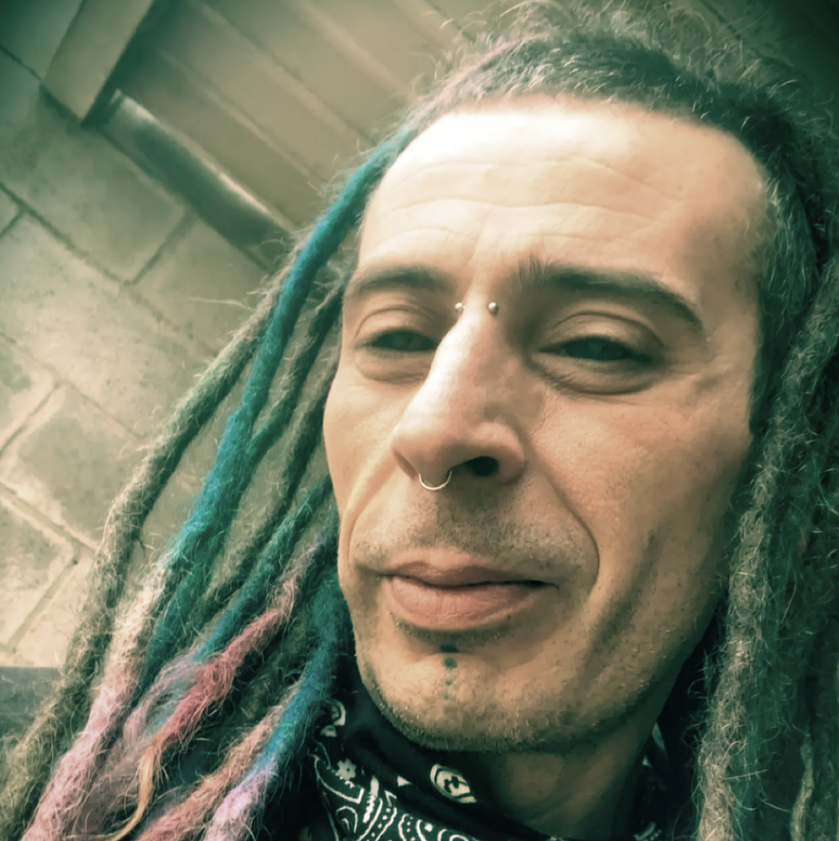
#> input picture media/thumbnail_image0.png, 839 x 841 px, shrunk from 1276 x 1280 before the run
$ python -i colourtextimager.py   (imports and definitions only)
#> lines starting #> are read from the running program, lines starting #| are printed output that depends on the picture
from PIL import Image
import sys
from random import randint


class Process():

    def __init__(self, filename):

#> called with filename = '../media/thumbnail_image0.png'
        self.filename = filename
        print(filename)

        # make image black and white
        image_file = Image.open(filename) # open colour image
#> image_file is the input picture: PIL image 839x841 RGB; mean R, G, B 120.4, 122.9, 100.6
        image_file = image_file.convert('RGBA')
#> image_file: PIL image 839x841 RGBA
        image_file = image_file.convert('1') # convert image to black and white
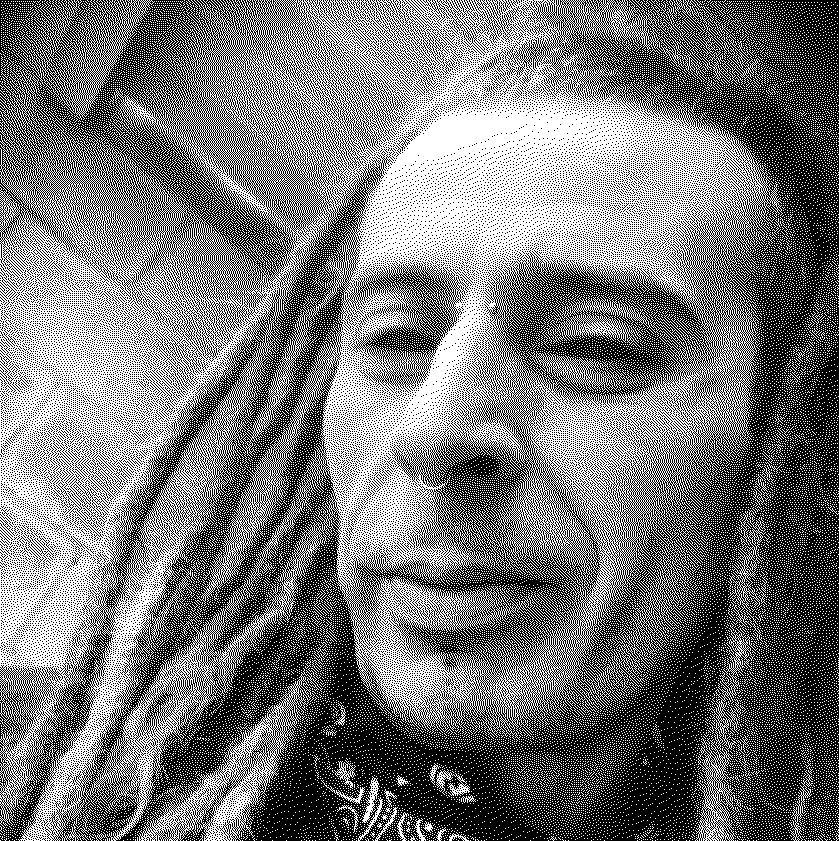
#> image_file: PIL image 839x841 1; 46.7% white in thin lines or dots
        # name the B+W file
        if "/" in filename:
            parts = filename.split("/") # chr(92)
            part1 = parts[0] + "/" + parts[1]
            part2 = "BW_" + parts[2]
            BW_filename = part1 + "/" + part2
        #else:
            #BW_filename = "temp_images/BW_" + filename
        image_file.save(BW_filename)
        image_file.close()
        # save to temp, open from temp
        self.file_name = BW_filename

        # define variables
        self.pixel_chunk = []
        self.line = ""

        # get the B+W image
        self.img = Image.open(self.file_name) #jpg, png, etc.
        # get the colour image
        self.imgCol = Image.open(self.filename)
        self.imgCol = self.imgCol.convert('RGBA')
        #pix = self.img.load()

        # get the dimensions
        (self.boundry_x, self.boundry_y) = self.img.size
#> self.boundry_x = 839; self.boundry_y = 841

        # define increment
        self.increment = int(self.boundry_x / 80)
#> self.increment = 10
        if self.increment < 1:
            self.increment = 1
        self.boundry_x -= 2
#> self.boundry_x = 837
        self.boundry_y -= 2
#> self.boundry_y = 839
        # define start and end of segment to grab
        self.start_x = 0
        self.end_x = self.start_x + self.increment
#> self.end_x = 10

        self.start_y = 0
        self.end_y = self.start_y + self.increment
#> self.end_y = 10


    # grab pixel bunch
    # builds a line of " " and "#" tto denote black( ) or white(#) pixels
    def get_square(self, start_x, end_x, start_y, end_y, file_name):


        number_on = 0
        number_here = 0
        # get B+W image
        img = Image.open(file_name) #jpg, png, etc.
        pix = img.load()
        # get colour image
        pixCol = self.imgCol.load()
        R = 0
        S = 0
        T = 0
        for y in range(start_y, end_y):

            for x in range(start_x, end_x):

                a = pix[x, y]

                (r, s, t, qq) = pixCol[x, y]

                R += r
                S += s
                T += t
                #print(a)
                number_here += 1

                if a > 128:

                    number_on += 1

        img.close()

        # process and assign average colour
        rr = int(R / number_here)
        ss = int(S / number_here)
        tt = int(T / number_here)
        colour = (rr,ss,tt)

        # process numbers and assign the block a shade number 1 (white) - 5 (black)
        if number_on > 0:
            percent = int((number_on / number_here) * 100)
        else:
            percent = 0

        return percent, colour


    def assess_shade(self, percent):

        if percent == 100:			# white

            shade = 1

        elif percent < 100 and percent > 66:

            shade = 2

        elif percent <= 66 and percent > 33:

            shade = 3

        elif percent <= 33 and percent > 5:

            shade = 4

        else:
            shade = 5			# black

        return shade


    # define our dictionary


    # grab the first 2 squares associated with a charachter
    def get_character(self, start_x, end_x, start_y, end_y, increment, file_name, boundry_y):

        sstart_y = end_y
        eend_y = end_y + increment
        sstart_x = start_x
        eend_x = end_x

        characters = {
            "11": "@", "12": "#", "13": ["M", "W", "N"], "14": ["%", "&"], "15": ["*", "+"],
            "21": ["0", "O"], "22": ["@", "G"], "23": "B", "24": ["9", "P", "F", "R"], "25": "^",
            "31": "8", "32": ["$", "S"], "33": ["3", "E"], "34": ["?", "7"], "35": '"',
            "41": "b", "42": "h", "43": ";", "44": "!", "45": "'",
            "51": ["m", "s", "e"], "52": ["o", "u", "c", "r", "n"], "53": [":", ";"], "54": ".", "55": " "
            }

        percent, colour = self.get_square(start_x, end_x, start_y, end_y, file_name)

        shade_top = self.assess_shade(percent)
        (r,s,t) = colour
        # go down a block

        if eend_y <= boundry_y:

            percent2, colour2 = self.get_square(sstart_x, eend_x, sstart_y, eend_y, file_name)
            shade_bottom = self.assess_shade(percent2)
            (rr,ss,tt) = colour
        else:
            shade_bottom = 5
            rr = 0
            ss = 0
            tt = 0
        # with a shade assessment for top and bottom we can assign the 25 combinations to a charachter
        #
        #	.,'"`~;:-_=+!{}[]1234567890@#$%^&*()abcdefghijklmnopqrstuvwxyzABCDEFGHIJKLMNOPQRSTUVWXYZ|?/
        R = int((r + rr) / 2)
        S = int((s + ss) / 2)
        T = int((t + tt) / 2)
        Colour = (R,S,T)

        char = str(shade_top)
        acter = str(shade_bottom)
        char_acter = char + acter

        character = characters.get(char_acter)
        if type(character) == list:
            rand = randint(0, len(character) - 1)
            newChar = character[rand]
            character = newChar
        #print(character, "")
        return character, Colour


    def get_line(self, start_x, end_x, start_y, end_y, increment, file_name, boundry_y):

        # get a line of charcters
        build_line = ""
        colours = []
        for across in range(0,80):

            character, colour = self.get_character(start_x, end_x, start_y, end_y, increment, file_name, boundry_y)

            build_line = build_line + character
            colours.append(colour)
            start_x += increment
            end_x += increment

        return build_line, colours


    def main(self):

        colourLists = []
        new_file = open(self.filename + ".txt", "w") #"temp_images/" +
        while self.end_y <= self.boundry_y:

            line, colours = self.get_line(self.start_x, self.end_x, self.start_y, self.end_y, self.increment, self.file_name, self.boundry_y)
#> after the loop in get_square, `for y in range(start_y, end_y):`: R = 2650; S = 6152; T = 4660; number_here = 100; number_on = 17
#> in get_square, `rr = int(R / number_here)`: rr = 26
#> in get_square, `ss = int(S / number_here)`: ss = 61
#> in get_square, `tt = int(T / number_here)`: tt = 46
#> in get_square, `colour = (rr,ss,tt)`: colour = (26, 61, 46)
#> in get_square, `percent = int((number_on / number_here) * 100)`: percent = 17
#> in get_character, `percent, colour = self.get_square(start_x, end_x, start_y, end_y, file..`: colour = (26, 61, 46)
#> in get_character, `shade_top = self.assess_shade(percent)`: shade_top = 4
#> in get_character, `(r,s,t) = colour`: r = 26; s = 61; t = 46
#> in get_character, `percent2, colour2 = self.get_square(sstart_x, eend_x, sstart_y, eend_y..`: percent2 = 20; colour2 = (28, 67, 51)
#> in get_character, `shade_bottom = self.assess_shade(percent2)`: shade_bottom = 4
#> in get_character, `(rr,ss,tt) = colour`: rr = 26; ss = 61; tt = 46
#> in get_character, `R = int((r + rr) / 2)`: R = 26
#> in get_character, `S = int((s + ss) / 2)`: S = 61
#> in get_character, `T = int((t + tt) / 2)`: T = 46
#> in get_character, `Colour = (R,S,T)`: Colour = (26, 61, 46)
#> in get_character, `char = str(shade_top)`: char = '4'
#> in get_character, `char_acter = char + acter`: char_acter = '44'
#> in get_character, `character = characters.get(char_acter)`: character = '!'
#> in get_line, `character, colour = self.get_character(start_x, end_x, start_y, end_y,..`: colour = (26, 61, 46)
#> in get_line, `build_line = build_line + character`: build_line = '!'
#> colours = 80 items, first 6: (26, 61, 46), (29, 69, 52), (36, 77, 59), (47, 86, 67), (58, 94, 74), (68, 101, 80)
            new_file.write(line + "\n")
            colourLists.append(colours)
            self.start_y = self.end_y + self.increment
#> self.start_y = 20
            self.end_y = self.start_y + self.increment
#> self.end_y = 30

            inc = int((self.end_y / self.boundry_y) * 100)
#> inc = 3
            print(f"{inc}%")
#| 3%
        print("\n DONE!")

        new_file.close()
        self.img.close()
        self.imgCol.close()
        with open(self.filename + ".txt") as new_file:#"temp_images/" +
            print(new_file.read())
        return self.filename + ".txt", colourLists

>>> result = Process('../media/thumbnail_image0.png').main()
